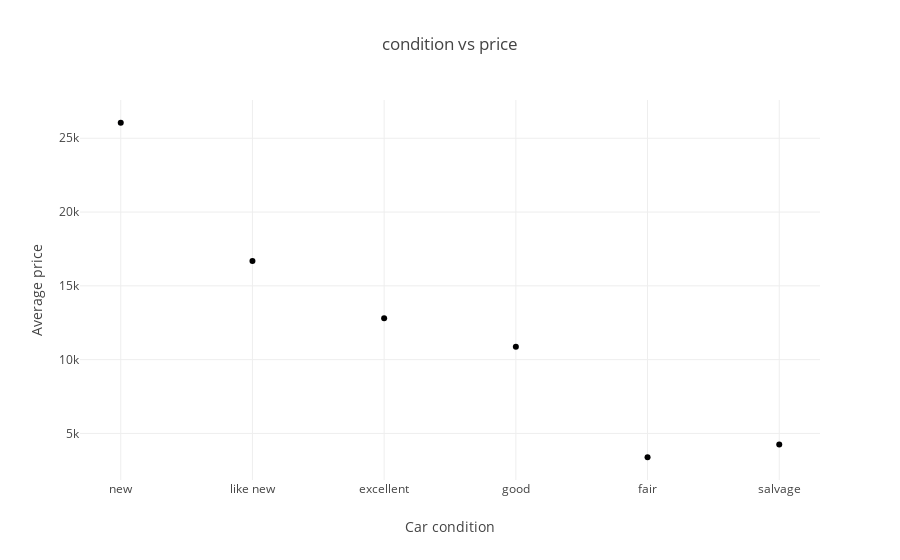

This figure's notebook cell:
### Code cell
# Here, we will investigate the dependence of the average price of cars on their conditions. 

condition_price = vehicles.groupby('condition')['price'].agg(['mean', 'count']).reset_index()
condition_order = ['new', 'like new', 'excellent', 'good',  'fair', 'salvage', ]
condition_price['condition'] = pd.Categorical(condition_price['condition'], categories=condition_order, ordered=True)
condition_sorted = condition_price.sort_values('condition')
condition_sorted.head(13)

fig_condition = px.scatter(condition_sorted, x='condition', y='mean', title='condition vs price')
fig_condition.update_layout(xaxis_title='Car condition', yaxis_title='Average price')

fig_condition.show()

### Figure 1 — Plotly figure (JSON) as saved in the notebook; plotly's stock layout.template omitted (floating-point values rounded to 4 significant figures)
{"data": [{"hovertemplate": "condition=%{x}<br>mean=%{y}<extra></extra>", "legendgroup": "", "marker": {"color": "#000001", "symbol": "circle"}, "mode": "markers", "name": "", "orientation": "v", "showlegend": false, "type": "scatter", "x": ["new", "like new", "excellent", "good", "fair", "salvage"], "xaxis": "x", "y": [26050.0, 16680.0, 12810.0, 10880.0, 3387.0, 4242.0], "yaxis": "y"}], "layout": {"legend": {"tracegroupgap": 0}, "title": {"text": "condition vs price"}, "xaxis": {"anchor": "y", "domain": [0, 1], "title": {"text": "Car condition"}}, "yaxis": {"anchor": "x", "domain": [0, 1], "title": {"text": "Average price"}}}}
